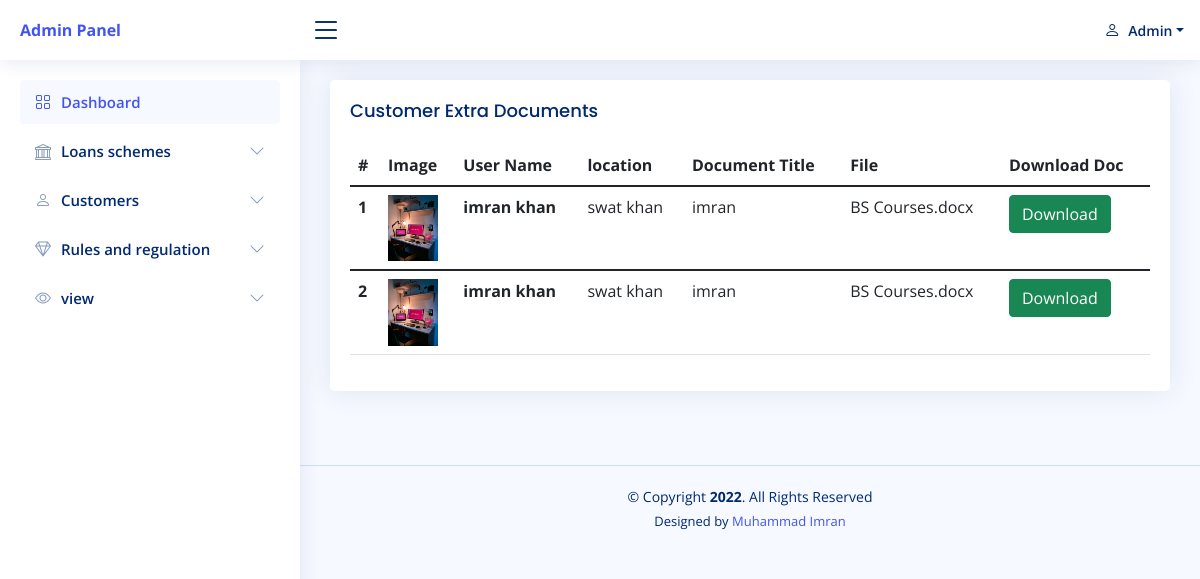
Screenshot of /NiceAdmin/view_extra_document.php (signed in) with the database file from the repository.
### tables this page shows
CREATE TABLE `submit_extra_documents_table` (
  `submit_extra_documents_id` int(11) NOT NULL AUTO_INCREMENT,
  `image` varchar(255) DEFAULT NULL,
  `location` varchar(255) DEFAULT NULL,
  `submit_extra_documents_title` varchar(255) DEFAULT NULL,
  `submit_extra_documents_fil_name` varchar(255) DEFAULT NULL,
  `basic_inquiry_id` int(11) DEFAULT NULL,
  PRIMARY KEY (`submit_extra_documents_id`),
  KEY `basic_inquiry_id` (`basic_inquiry_id`),
  CONSTRAINT `submit_extra_documents_table_ibfk_1` FOREIGN KEY (`basic_inquiry_id`) REFERENCES `basic_inquiry_table` (`basic_inquiry_id`) ON DELETE CASCADE ON UPDATE CASCADE
);

CREATE TABLE `basic_inquiry_table` (
  `basic_inquiry_id` int(11) NOT NULL AUTO_INCREMENT,
  `basic_inquiry_amount` int(11) DEFAULT NULL,
  `basic_inquiry_gender` varchar(255) DEFAULT NULL,
  `basic_inquiry_first_name` varchar(255) DEFAULT NULL,
  `basic_inquiry_last_name` varchar(255) DEFAULT NULL,
  `basic_inquiry_customer_password` varchar(255) DEFAULT NULL,
  `basic_inquiry_email_address` varchar(255) DEFAULT NULL,
  `basic_inquiry_phone_number` varchar(255) DEFAULT NULL,
  `basic_inquiry_MARITAL_STATUS` varchar(255) DEFAULT NULL,
  `basic_inquiry_emp_industry` varchar(255) DEFAULT NULL,
  `basic_inquiry_emp_industry_name` varchar(255) DEFAULT NULL,
  `basic_inquiry_emp_industry_p_number` varchar(255) DEFAULT NULL,
  `basic_inquiry_emp_monthly_income` int(11) DEFAULT NULL,
  `basic_inquiry_status` int(11) DEFAULT 1,
  PRIMARY KEY (`basic_inquiry_id`)
);

### NiceAdmin/view_extra_document.php (the view)
<?php
require_once("header.php");
?>
  <main id="main" class="main">
    <section class="section dashboard">
      <div class="row">
        <div class="col-lg-12">
          <div class="card">
            <div class="card-body">
              <h5 class="card-title">Customer Extra Documents</h5>
              <table class="table">
                <thead>
                  <tr>
                    <th scope="col">#</th>
                    <th>Image</th>
                    <th scope="col">User Name</th>
                    <th>location</th>
                    <th scope="col">Document Title</th>
                    <th scope="col">File</th>
                   <th>Download Doc</th>
                  </tr>
                </thead>
				<?php
				$query="select * from submit_extra_documents_table";
				$runquery=mysqli_query($link,$query);
				$no = 1;
				if(mysqli_num_rows($runquery)>0){
				while($row=mysqli_fetch_array($runquery)){
				?>
                <tbody>
                  <tr>
                    <th scope="row"><?php echo $no; ?></th>
                    <td><img src="../user/uploaded images/<?php echo $row['image']; ?>" width="50px"> </td>
                    <th scope="row"><?php
					$id =  $row['basic_inquiry_id'];
					$queryselectUser="select * from basic_inquiry_table where basic_inquiry_id='$id'";
					$runQuery=mysqli_query($link,$queryselectUser);
					$fetchUsername = mysqli_fetch_array($runQuery);
					echo $fetchUsername['basic_inquiry_first_name'].' '.$fetchUsername['basic_inquiry_last_name'];
					?></th>
          <td><?php echo $row['location']; ?></td>
                    <td><?php echo $row['submit_extra_documents_title']; ?></td>
                    <td><?php echo $row['submit_extra_documents_fil_name']; ?></td>
                    <th><a href="../user/uploaded images/<?php echo $row['submit_extra_documents_fil_name']; ?>" download class="btn btn-success"> Download</a></th>
                  </tr>
				  <?php
				  $no++;
				}
				}else
				{
				?>
				 <tr>
                    <td colspan="4" class="text text-center text-danger">Rcord Not Found</td>
                  </tr>
				 <?php
				 }
				 ?>
                </tbody>
              </table>
            </div>
          </div>
        </div>
      </div>
    </section>
  <br/>
  </main>
  <?php
require_once("footer.php");
?>

### NiceAdmin/header.php (shortened to what this page needs)
<!DOCTYPE html>
<html lang="en">
<head>
  <link href="assets/vendor/bootstrap/css/bootstrap.min.css" rel="stylesheet">
  <link href="assets/vendor/bootstrap-icons/bootstrap-icons.css" rel="stylesheet">
  <link href="assets/vendor/remixicon/remixicon.css" rel="stylesheet">
  <link href="assets/vendor/boxicons/css/boxicons.min.css" rel="stylesheet">
  <link href="assets/vendor/quill/quill.snow.css" rel="stylesheet">
  <link href="assets/vendor/quill/quill.bubble.css" rel="stylesheet">
  <link href="assets/vendor/simple-datatables/style.css" rel="stylesheet">
  <link href="assets/css/style.css" rel="stylesheet">
</head>
<body>
  <header id="header" class="header fixed-top d-flex align-items-center">
    <div class="d-flex align-items-center justify-content-between">
      <a href="index.php" class="logo d-flex align-items-center">
     <b>  Admin Panel
     </b> </a>
      <i class="bi bi-list toggle-sidebar-btn"></i>
    </div>
    <nav class="header-nav ms-auto">
      <ul class="d-flex align-items-center">
        <li class="nav-item dropdown pe-3">
          <a class="nav-link nav-profile d-flex align-items-center pe-0" href="index.php" data-bs-toggle="dropdown">
          <i class="bi bi-person"></i>
            <span class="d-none d-md-block dropdown-toggle ps-2">Admin</span>
          </a>
        </li>
      </ul>
    </nav>
  </header>
  <aside id="sidebar" class="sidebar">
    <ul class="sidebar-nav" id="sidebar-nav">
      <li class="nav-item">
        <a class="nav-link " href="index.php">
          <i class="bi bi-grid"></i>
          <span>Dashboard</span>
        </a>
      </li>
   <li class="nav-item">
        <a class="nav-link collapsed" data-bs-target="#components-nav1" data-bs-toggle="collapse" href="#">
          <i class="bi bi-bank"></i><span>Loans schemes </span><i class="bi bi-chevron-down ms-auto"></i>
        </a>
      </li>
	     <li class="nav-item">
        <a class="nav-link collapsed" data-bs-target="#components-nav2" data-bs-toggle="collapse" href="#">
          <i class="bi bi-person"></i><span>Customers</span><i class="bi bi-chevron-down ms-auto"></i>
        </a>
      </li>
	  <li class="nav-item">
        <a class="nav-link collapsed" data-bs-target="#components-nav3" data-bs-toggle="collapse" href="#">
          <i class="bi bi-gem"></i><span>Rules and regulation </span><i class="bi bi-chevron-down ms-auto"></i>
        </a>
      </li>
	  <li class="nav-item">
        <a class="nav-link collapsed" data-bs-target="#components-nav34" data-bs-toggle="collapse" href="#">
          <i class="bi bi-eye"></i><span>view</span><i class="bi bi-chevron-down ms-auto"></i>
        </a>
      </li>
    </ul>
  </aside>

### NiceAdmin/footer.php (shortened to what this page needs)
  <footer id="footer" class="footer">
    <div class="copyright">
      &copy; Copyright <strong>2022</strong>. All Rights Reserved
    </div>
    <div class="credits">
      Designed by <a href="#">Muhammad Imran</a>
    </div>
  </footer>
</body>
</html>

### NiceAdmin/assets/css/style.css (style rules this page uses)
:root { scroll-behavior: smooth; }
body { font-family: "Open Sans", sans-serif; background: #f6f9ff; color: #444444; }
a { color: #4154f1; text-decoration: none; }
h1, h2, h3, h4, h5, h6 { font-family: "Nunito", sans-serif; }
#main { margin-top: 60px; padding: 20px 30px; transition: all 0.3s; }
.card { margin-bottom: 30px; border: none; border-radius: 5px; box-shadow: 0px 0 30px rgba(1, 41, 112, 0.1); overflow: hidden; }
.card-title { padding: 20px 0 15px 0; font-size: 18px; font-weight: 500; color: #012970; font-family: "Poppins", sans-serif; }
.card-body { padding: 0 20px 20px 20px; }
.logo { line-height: 1; }
@media (min-width: 1200px) { .logo { width: 280px; } }
.header { transition: all 0.5s; z-index: 997; height: 60px; box-shadow: 0px 2px 20px rgba(1, 41, 112, 0.1); background-color: #fff; padding-left: 20px; }
.header .toggle-sidebar-btn { font-size: 32px; padding-left: 10px; cursor: pointer; color: #012970; }
.header-nav ul { list-style: none; }
.header-nav > ul { margin: 0; padding: 0; }
.header-nav .nav-profile { color: #012970; }
.header-nav .nav-profile span { font-size: 14px; font-weight: 600; }
.sidebar { position: fixed; top: 60px; left: 0; bottom: 0; width: 300px; z-index: 996; transition: all 0.3s; padding: 20px; overflow-y: auto; scrollbar-width: thin; scrollbar-color: #aab7cf transparent; box-shadow: 0px 0px 20px rgba(1, 41, 112, 0.1); background-color: #fff; }
@media (min-width: 1200px) { #main, #footer { margin-left: 300px; } }
.sidebar-nav { padding: 0; margin: 0; list-style: none; }
.sidebar-nav li { padding: 0; margin: 0; list-style: none; }
.sidebar-nav .nav-item { margin-bottom: 5px; }
.sidebar-nav .nav-link { display: flex; align-items: center; font-size: 15px; font-weight: 600; color: #4154f1; transition: 0.3; background: #f6f9ff; padding: 10px 15px; border-radius: 4px; }
.sidebar-nav .nav-link i { font-size: 16px; margin-right: 10px; color: #4154f1; }
.sidebar-nav .nav-link.collapsed { color: #012970; background: #fff; }
.sidebar-nav .nav-link.collapsed i { color: #899bbd; }
.sidebar-nav .nav-link .bi-chevron-down { margin-right: 0; transition: transform 0.2s ease-in-out; }
.footer { padding: 20px 0; font-size: 14px; transition: all 0.3s; border-top: 1px solid #cddfff; }
.footer .copyright { text-align: center; color: #012970; }
.footer .credits { padding-top: 5px; text-align: center; font-size: 13px; color: #012970; }

### rows the page displays
submit_extra_documents_table: image (picture), basic_inquiry.basic_inquiry_first_name "imran", basic_inquiry.basic_inquiry_last_name "khan", location "swat khan", submit_extra_documents_title "imran", submit_extra_documents_fil_name "BS Courses.docx"
submit_extra_documents_table: image (picture), basic_inquiry.basic_inquiry_first_name "imran", basic_inquiry.basic_inquiry_last_name "khan", location "swat khan", submit_extra_documents_title "imran", submit_extra_documents_fil_name "BS Courses.docx"
